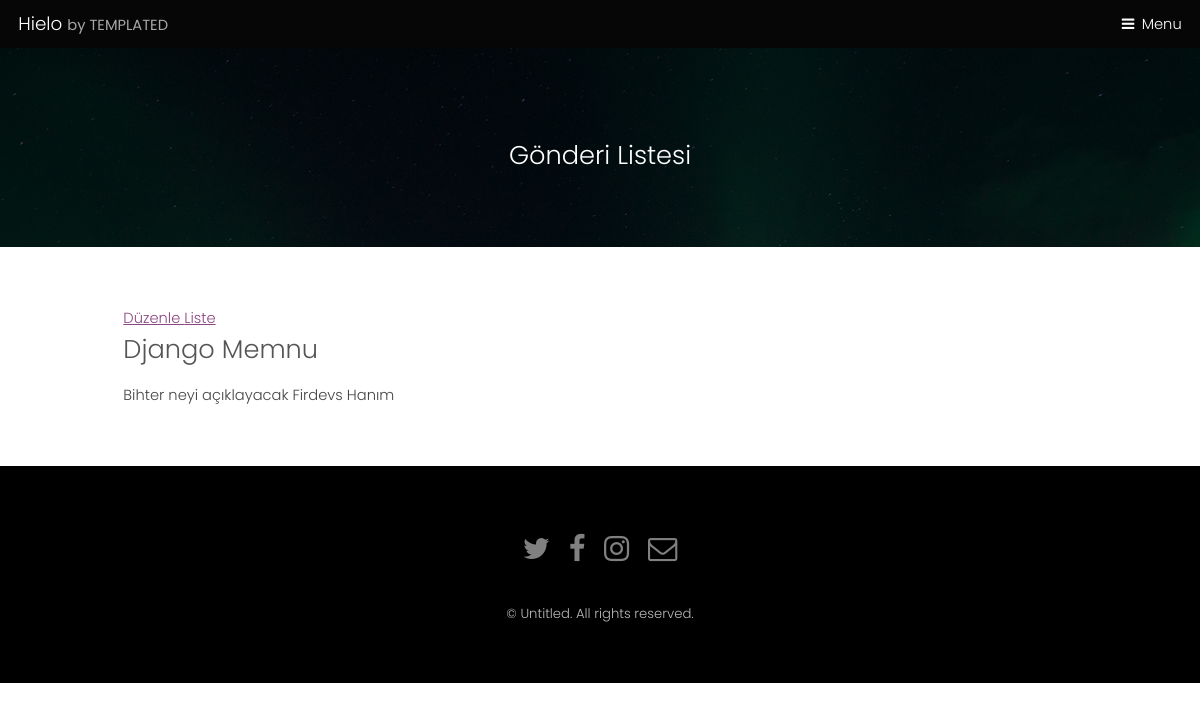
The app's page /blog/gonderi/1 with its own data.
### blog/models.py (models this page shows, shortened)
class GonderiModel(models.Model):
    yazar=models.ForeignKey("auth.User",on_delete=models.CASCADE)
    baslik=models.CharField(max_length=200,verbose_name="Başlık")
    yazi=models.TextField(verbose_name="Yazı")
    olusturzaman=models.DateTimeField(default=timezone.now)
    yayimzaman=models.DateTimeField(blank=True,null=True)
    GONDERI_CHOICES = (
        ('1','Romantik Komedi'),
        ('2', 'Drama'),
        ('3','Korku'),
    )
    tur = models.CharField(max_length=5,verbose_name="Gönderi Türü",\
        choices=GONDERI_CHOICES,default="1")

### blog/views.py (the view)
# urls.py: path('gonderi/<int:pk>',views.gonderidetay, name="gonderidetay"),
def gonderidetay(request,pk):
    gonderi=get_object_or_404(GonderiModel,pk=pk)
    return render(request,"blog/gonderidetay.html",{"gonderi":gonderi})

### templates/blog/gonderidetay.html
{% extends "../generic.html" %}
{%block title%}
		Gönderi Listesi
		{% endblock %}
{% block content2 %}
<a href="{% url 'editgonderi' pk=gonderi.pk %}">
Düzenle
</a>
<a href="{% url 'gonderiliste' %}">
Liste
</a>
<h2> {{gonderi.baslik}} </h2>
<p> {{gonderi.yazi}} </p>
{% endblock %}

### static/assets/css/main.css (style rules this page uses)
html, body, div, span, applet, object, iframe, h1, h2, h3, h4, h5, h6, p, blockquote, pre, a, abbr, acronym, address, big, cite, code, del, dfn, em, img, ins, kbd, q, s, samp, small, strike, strong, sub, sup, tt, var, b, u, i, center, dl, dt, dd, ol, ul, li, fieldset, form, label, legend, table, caption, tbody, tfoot, thead, tr, th, td, article, aside, canvas, details, embed, figure, figcaption, footer, header, hgroup, menu, nav, output, ruby, section, summary, time, mark, audio, video { margin: 0; padding: 0; border: 0; font-size: 100%; font: inherit; vertical-align: baseline; }
body { line-height: 1; }
body { -webkit-text-size-adjust: none; }
*, *:before, *:after { -moz-box-sizing: border-box; -webkit-box-sizing: border-box; box-sizing: border-box; }
body { -ms-overflow-style: scrollbar; }
body { background: #fff; }
html { font-size: 13pt; }
@media screen and (max-width: 1680px) { html { font-size: 11pt; } }
@media screen and (max-width: 1280px) { html { font-size: 11pt; } }
body { background-color: #fff; color: #444; }
body, input, select, textarea { font-family: "Poppins", sans-serif; font-weight: 300; font-size: 1rem; line-height: 1.65; }
a { text-decoration: underline; }
p { margin: 0 0 2rem 0; }
h1, h2, h3, h4, h5, h6 { font-weight: 300; line-height: 1.5; margin: 0 0 1rem 0; }
h2 { font-size: 1.75rem; }
a { color: #8a4680; }
h1, h2, h3, h4, h5, h6 { color: #555; }
body.subpage { padding-top: 3.25em; }

### records on screen
GonderiModel: baslik "Django Memnu", yazi "Bihter neyi açıklayacak Firdevs Hanım"
